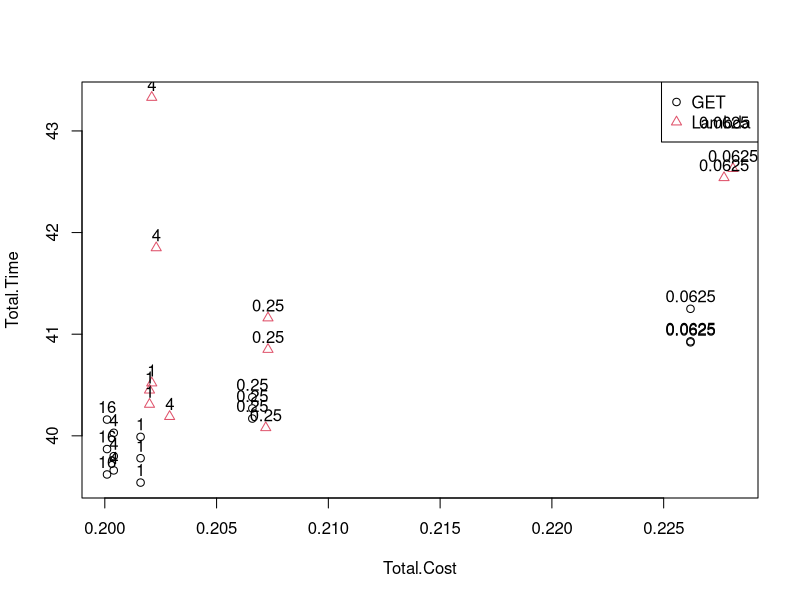

Recreate this plot in R.
# data = read.delim('out.csv')
data = read.csv(file = 'out.csv')
data$Type = as.factor(data$Type)
data = data[order(as.numeric(data$Type)),]

with(data, plot(Total.Cost, Total.Time,
				pch=as.numeric(Type), col=as.numeric(Type)))
with(data, legend('topright', legend=levels(Type), 
				pch=unique(as.numeric(Type)), col=unique(as.numeric(Type))))
with(data, text(Total.Cost, Total.Time, Chunk.Size, adj=c(0.5,-0.5)))
